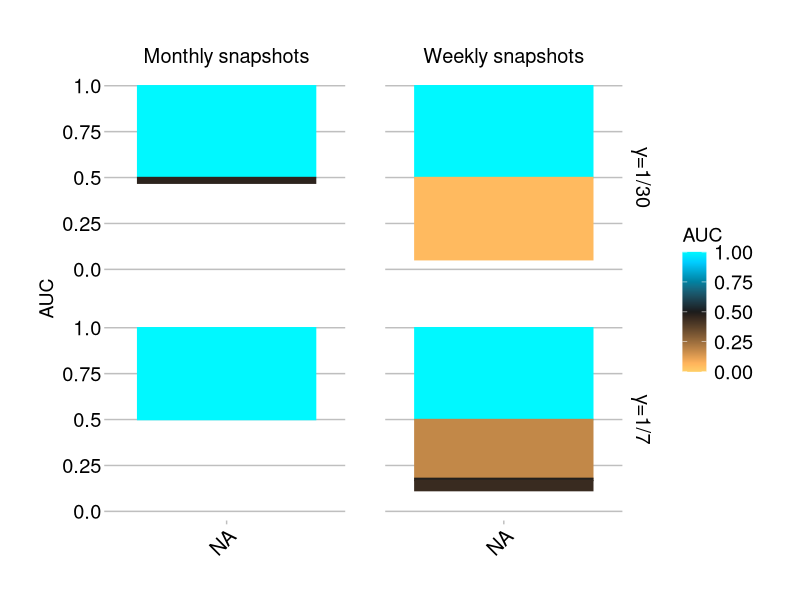
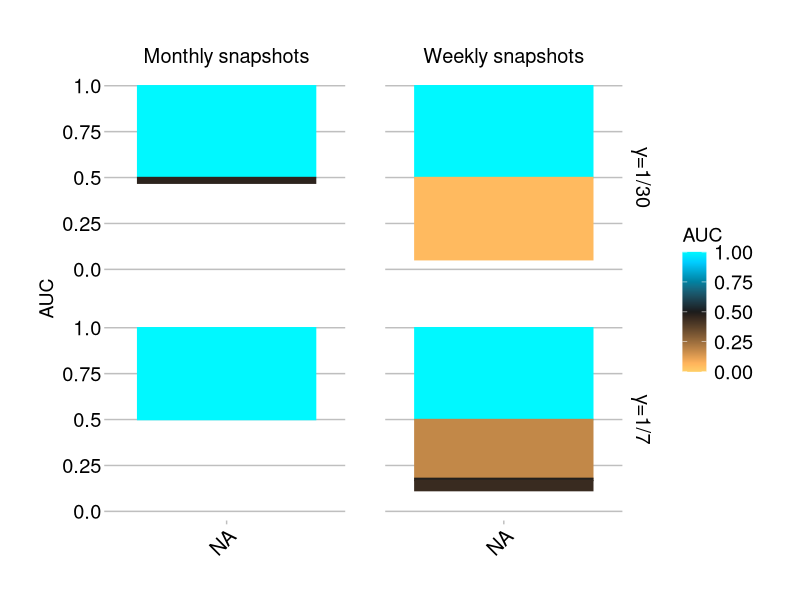

Here is the R script that generated these plots, in order:
library(ggplot2)
library(ggthemes) ##
library(tidyverse)
#library(plyr)
library(reshape2)
library(colorspace)

auc_data <- read.csv("snapshots-auc.csv")
auc_data$`Infectious period` <- as.factor(auc_data$Infectious.period)
levels(auc_data$`Infectious period`) <- c(expression(paste(gamma, "=1/30")),expression(paste(gamma, "=1/7")))

auc_data$`Aggregation period` <- as.factor(auc_data$Aggregation.period)
levels(auc_data$`Aggregation period`) <- c("Monthly~snapshots","Weekly~snapshots")

auc_data$variable <- factor(auc_data$variable, levels = levels(auc_data$variable)[c(7,10,9,5,2,1,4,3,8,6)])


auc_plot <- function(df){
  
  ## Eric's AUC gradient ##
  # Given error of ~0.5, set number of levels to 10.  For a higher precision, use nlevels = 20 
  nlevels = 100  # number of bins = number of colors
  # Color scale with {colorspace}
  AUC_colors <- diverge_hcl(
    n=nlevels,  # number of colors
    h = c(45, 225),  # Hues (low, hi)
    c = 100, # fixed Chroma or Chroma Range (edges, center)
    l = c(90, 10),  # Lightness range (edges, center) 
    power = 1  # exponent
  )
  names(AUC_colors) <- seq(0,1,1/(nlevels-1))
  
  
  ggplot(df) + 
    # geom_pointrange(aes(x=variable,y=AUC, ymin=AUC-AUC_err, ymax= AUC+AUC_err, color=variable)) +
    geom_bar(aes(x=variable,y=AUC-0.5, fill = AUC, color = AUC),stat="identity"  ) + #, fill = "#088E7C") +
    facet_grid(`Infectious period`~`Aggregation period`,labeller = label_parsed)+
    geom_rangeframe(colour ="black") +
    scale_fill_gradientn(limits = c(0,1),colours=AUC_colors) +
    scale_color_gradientn(limits = c(0,1),colours=AUC_colors) +
    scale_y_continuous(name = "AUC",limits = c(-0.5,0.5),labels=c("0.0","0.25","0.5","0.75","1.0"))
  #scale_x_continuous(name = "")+#,labels=c("Variance","Variance convexity","Autocovariance",
  #                                      "Autocorrelation","Decay time", "Mean",
  #                                      "Index of Dispersion", "Coefficient of variation",
  #                                      "Skewness", "Kurtosis"))+
  # theme_minimal() +
  #theme(axis.text.x = element_text(angle = 45, hjust = 1))
}

par(font.lab = 3)
text_color <- "black"
background_color <- "white"
font_chosen <- "Helvetica"
auc_plot(auc_data) +
  theme(text = element_text(color=text_color, size = 18, family=font_chosen),
        title = element_text(size = 14),
        line = element_line(color=text_color),
        rect = element_rect(color="black"),
        axis.title.x=element_blank(),
        axis.title.y = element_text(color=text_color,face = "plain", 
                                    family=font_chosen, size = 14),
        axis.text.x = element_text(color = text_color, angle = 45,
                                   vjust = 1, hjust=1),#family=font_chosen, size = 14),
        axis.text.y = element_text(color = text_color, family=font_chosen),
        axis.ticks = element_line(color=rgb(0,0,0,.25),line),
        axis.line = element_blank(),
        legend.text = element_text(color = text_color, family=font_chosen),
        legend.title = element_text(color = text_color, family = font_chosen),
        panel.grid.major = element_blank(),
        panel.grid.major.y = element_line(color = rgb(0,0,0,.25)),
        panel.grid.minor = element_blank(),
        panel.border = element_blank(),
        panel.background = element_rect(color=NA,fill=NA),
        panel.spacing = unit(2, "lines"),
        strip.text.y= element_text(color = text_color,angle = 270, family=font_chosen),
        strip.text.x= element_text(color = text_color, family=font_chosen),
        strip.background = element_rect(fill=NA),
        plot.background = element_rect(color=NA, fill=background_color),
        plot.margin = unit(c(1,1,1,1), "cm"))


ggsave("snapshots-auc.pdf",width =1.2*8.64,height=1.2*4.20)
